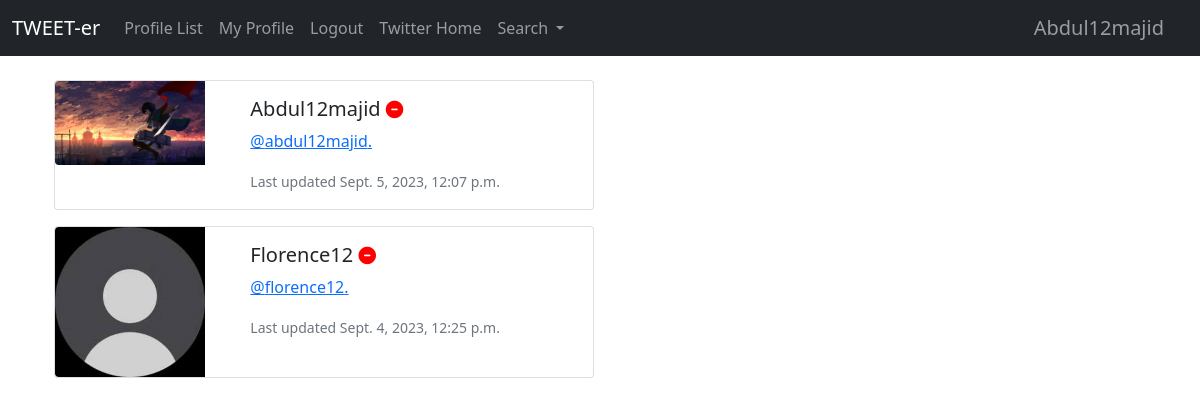
/following/14 (signed in), run on an earlier commit of the app's database.
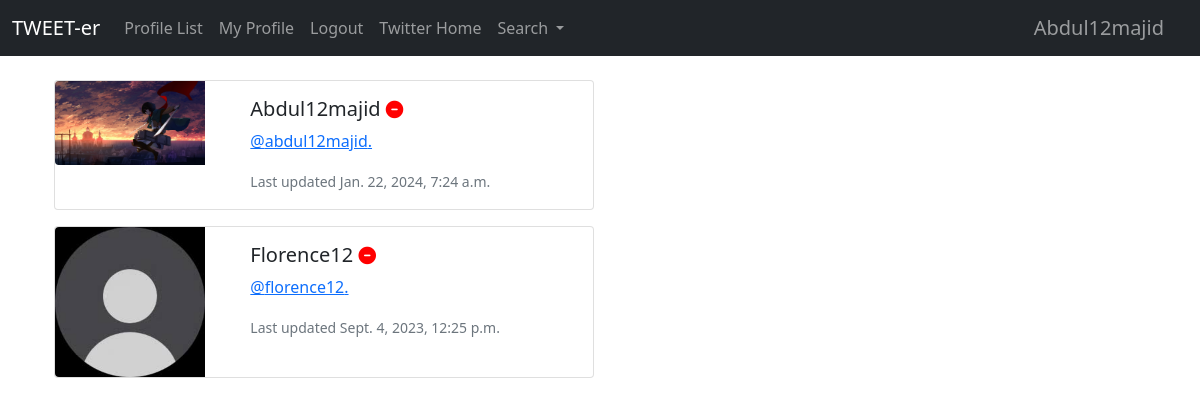
And on a later commit of the database.
### tweet/models.py (models this page shows, shortened)
class Profile(models.Model):
	user=models.OneToOneField(User, on_delete=models.CASCADE)
	follows=models.ManyToManyField('self', related_name='followed_by', symmetrical=False, blank=True)
	date_modified=models.DateTimeField(User, auto_now=True)
	profile_image=models.ImageField(null=True, blank=True, upload_to='images/')
	profile_bio=models.CharField(null=True, blank=True, max_length=500)
	profile_link=models.CharField(null=True, blank=True, max_length=100)

### tweet/views.py (the view)
# urls.py: path('following/<int:pk>', views.following, name='following'),
def following(request, pk):
	if request.user.is_authenticated:
		profile=Profile.objects.get(user_id=pk)
		return render(request, 'following.html', {'profile':profile})
	else:
		messages.success(request, ('login to see who follows you'))
		return redirect('home')

### tweet/templates/following.html
{% extends 'base.html' %}
{% load static %}
{% block content %}
{% if profile %}
 {% for profiles in profile.follows.all %}
 <div class="card mb-3" style="max-width: 540px;">
  <div class="row g-0">
    <div class="col-md-4">
      {% if profiles.profile_image %}
      <img src="{{ profiles.profile_image.url }}" width=150 height=150 class="img-fluid rounded-start" alt="{{ profiles.profile_image }}">
      {% else %}
      <img src="{% static 'image/user.jpg' %}" width=150 height=150 class="img-fluid rounded-start" alt="Profile Pic">
      {% endif %}
    </div>
    <div class="col-md-8">
      <div class="card-body">
        <h5 class="card-title">{{profiles.user.username}}
        	{% if  profiles in profile.follows.all %}
        	<a href="{% url 'unfollow' profiles.user.id %}">
                        <i class="fa fa-circle-minus small" style="color:red;"></i>
                    </a>
            {% else %}
            <a href="{% url 'follow' profiles.user.id %}">
                        <i class="fa fa-user-plus small" style="color:blue;"></i>
                    </a>
            {% endif %}
        </h5>
        <p class="card-text"><a href="{% url 'profile' profile.user.id %}">@{{profiles.user.username | lower }}.</a></p>
        <p class="card-text"><small class="text-muted">Last updated {{profiles.date_modified}}</small></p>
      </div>
    </div>
  </div>
</div>
 {% endfor %}
{% endif %}
{% endblock %}

What changed in the data, as far as the page shows it:
changed Profile "Abdul12majid": date_modified "Sept. 5, 2023, 12:07 p.m." → "Jan. 22, 2024, 7:24 a.m."
